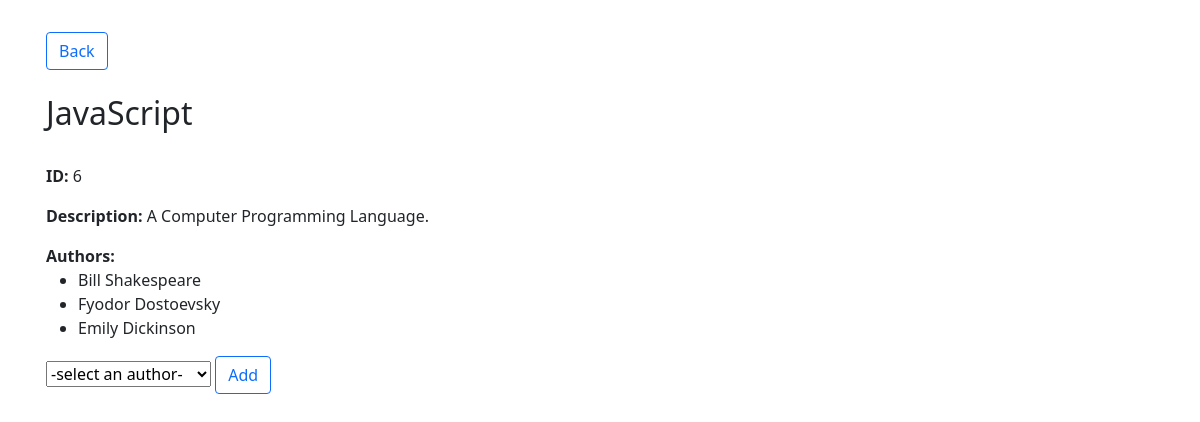
The app's page /display_books/6 with its own data.
### books_authors_app/models.py (models this page shows)
class Book(models.Model):
    title = models.CharField(max_length=255)
    desc = models.TextField()
    created_at = models.DateTimeField(auto_now_add=True)
    updated_at = models.DateTimeField(auto_now=True)

class Author(models.Model):
    first_name = models.CharField(max_length=255)
    last_name = models.CharField(max_length=255)
    notes = models.TextField()
    books = models.ManyToManyField(Book, related_name='authors')
    created_at = models.DateTimeField(auto_now_add=True)
    updated_at = models.DateTimeField(auto_now=True)

### books_authors_app/views.py (the view)
# urls.py: path('display_books/<int:book_id>', views.display_books),
def display_books(request, book_id):
    context = {
        "this_book": Book.objects.get(id=book_id),
        "all_authors": Author.objects.all(),
    }
    return render(request, 'displayBooks.html', context)

### books_authors_app/templates/displayBooks.html (shortened to what this page needs)
<!DOCTYPE html>
<html lang="en">
<head>
    <link href="https://cdn.jsdelivr.net/npm/bootstrap@5.0.0-beta2/dist/css/bootstrap.min.css" rel="stylesheet">
</head>
<body>
    <div class="container p-3 mt-3">
        <a href="/books"><button type="submit" class="btn btn-outline-primary">Back</button></a>
        <br><br>
        <h2>{{this_book.title}}</h2>
        <br>
        <p><b>ID: </b>{{this_book.id}}</p>
        <p><b>Description: </b>{{this_book.desc}}</p>
        <li class="list-group"><b>Authors:</b></li>
        <ul class="list-item">
            {% for author in this_book.authors.all %}
            <li class="list-item">{{author.first_name}} {{author.last_name}}</li>
            {% endfor %}
        </ul>
        <form action="/add_author_to_book" method="post" class="form-group">
            <select name="author_id">
                <option selected>-select an author-</option>
            </select>
            <input type="submit" class="btn btn-outline-primary" value="Add">
        </form>
    </div>
</body>
</html>

### records on screen
Book: title "JavaScript", id "6", desc "A Computer Programming Language."
Author: first_name "Bill", last_name "Shakespeare"
Author: first_name "Fyodor", last_name "Dostoevsky"
Author: first_name "Emily", last_name "Dickinson"
